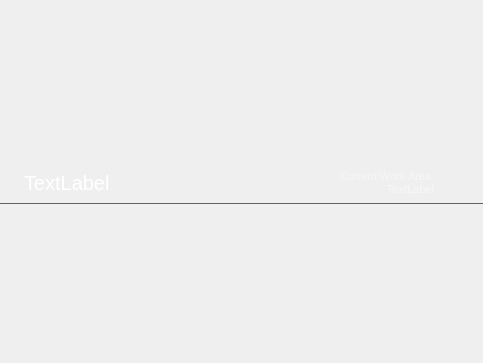
<?xml version="1.0" encoding="UTF-8"?>
<ui version="4.0">
 <class>TankForm</class>
 <widget class="QWidget" name="TankForm">
  <property name="geometry">
   <rect>
    <x>0</x>
    <y>0</y>
    <width>483</width>
    <height>363</height>
   </rect>
  </property>
  <property name="windowTitle">
   <string>Form</string>
  </property>
  <layout class="QVBoxLayout" name="verticalLayout_3">
   <property name="spacing">
    <number>0</number>
   </property>
   <property name="margin">
    <number>0</number>
   </property>
   <item>
    <widget class="QStackedWidget" name="stackedWidget">
     <property name="currentIndex">
      <number>0</number>
     </property>
     <widget class="QWidget" name="page_1">
      <property name="styleSheet">
       <string notr="true"/>
      </property>
      <layout class="QVBoxLayout" name="verticalLayout">
       <property name="spacing">
        <number>0</number>
       </property>
       <property name="margin">
        <number>0</number>
       </property>
       <item>
        <widget class="QGroupBox" name="top_group">
         <property name="minimumSize">
          <size>
           <width>0</width>
           <height>45</height>
          </size>
         </property>
         <property name="maximumSize">
          <size>
           <width>16777215</width>
           <height>45</height>
          </size>
         </property>
         <property name="styleSheet">
          <string notr="true">#top_group {
background-image: url(:/Tank.Platform.Qt/bg.png); 
border: none;
border-bottom:1px solid #606161
}

</string>
         </property>
         <property name="title">
          <string/>
         </property>
         <property name="flat">
          <bool>false</bool>
         </property>
         <layout class="QHBoxLayout" name="horizontalLayout">
          <property name="spacing">
           <number>0</number>
          </property>
          <property name="leftMargin">
           <number>4</number>
          </property>
          <property name="topMargin">
           <number>0</number>
          </property>
          <property name="rightMargin">
           <number>1</number>
          </property>
          <property name="bottomMargin">
           <number>1</number>
          </property>
          <item>
           <widget class="QLabel" name="tank_logo">
            <property name="sizePolicy">
             <sizepolicy hsizetype="Maximum" vsizetype="Preferred">
              <horstretch>0</horstretch>
              <verstretch>0</verstretch>
             </sizepolicy>
            </property>
            <property name="text">
             <string/>
            </property>
            <property name="pixmap">
             <pixmap resource="resources.qrc">:/Tank.Platform.Qt/tank_logo.png</pixmap>
            </property>
           </widget>
          </item>
          <item>
           <widget class="QLabel" name="label">
            <property name="styleSheet">
             <string notr="true">/* want this stylesheet to apply to the label but not the tooltip */
QLabel{
color: white;
font-size: 20px;
margin-left: 5px;
}</string>
            </property>
            <property name="text">
             <string>TextLabel</string>
            </property>
           </widget>
          </item>
          <item>
           <widget class="QLabel" name="lbl_context">
            <property name="toolTip">
             <string>foo bar</string>
            </property>
            <property name="styleSheet">
             <string notr="true">/* want this stylesheet to apply to the label but not the tooltip */
QLabel { color: rgba(250,250,250,180);
font-size: 11px;
margin-right: 8px;
} 


</string>
            </property>
            <property name="text">
             <string>Current Work Area:
TextLabel</string>
            </property>
            <property name="alignment">
             <set>Qt::AlignRight|Qt::AlignTrailing|Qt::AlignVCenter</set>
            </property>
           </widget>
          </item>
          <item>
           <widget class="QToolButton" name="details">
            <property name="minimumSize">
             <size>
              <width>34</width>
              <height>34</height>
             </size>
            </property>
            <property name="toolTip">
             <string>Click for Tank App Details</string>
            </property>
            <property name="styleSheet">
             <string notr="true">QToolButton{
width: 12px;
height: 20px;
background-image: url(:/Tank.Platform.Qt/arrow.png);
border: none;
background-color: none;
}


QToolButton:hover{
background-image: url(:/Tank.Platform.Qt/arrow_hover.png);
}

QToolButton:Pressed {
background-image: url(:/Tank.Platform.Qt/arrow_pressed.png);
}
</string>
            </property>
            <property name="text">
             <string/>
            </property>
            <property name="autoRaise">
             <bool>true</bool>
            </property>
           </widget>
          </item>
         </layout>
        </widget>
       </item>
       <item>
        <layout class="QVBoxLayout" name="target">
         <property name="spacing">
          <number>4</number>
         </property>
        </layout>
       </item>
      </layout>
     </widget>
     <widget class="QWidget" name="page_2">
      <property name="styleSheet">
       <string notr="true"/>
      </property>
      <layout class="QVBoxLayout" name="verticalLayout_2">
       <property name="margin">
        <number>1</number>
       </property>
       <item>
        <widget class="QGroupBox" name="page_2_group">
         <property name="minimumSize">
          <size>
           <width>0</width>
           <height>100</height>
          </size>
         </property>
         <property name="styleSheet">
          <string notr="true"/>
         </property>
         <property name="title">
          <string/>
         </property>
         <layout class="QHBoxLayout" name="horizontalLayout_2">
          <property name="spacing">
           <number>0</number>
          </property>
          <property name="margin">
           <number>0</number>
          </property>
          <item>
           <spacer name="horizontalSpacer">
            <property name="orientation">
             <enum>Qt::Horizontal</enum>
            </property>
            <property name="sizeHint" stdset="0">
             <size>
              <width>145</width>
              <height>20</height>
             </size>
            </property>
           </spacer>
          </item>
          <item>
           <widget class="QLabel" name="label_3">
            <property name="minimumSize">
             <size>
              <width>40</width>
              <height>0</height>
             </size>
            </property>
            <property name="maximumSize">
             <size>
              <width>40</width>
              <height>16777215</height>
             </size>
            </property>
            <property name="text">
             <string/>
            </property>
           </widget>
          </item>
          <item>
           <widget class="QGroupBox" name="gradient">
            <property name="minimumSize">
             <size>
              <width>11</width>
              <height>0</height>
             </size>
            </property>
            <property name="maximumSize">
             <size>
              <width>11</width>
              <height>16777215</height>
             </size>
            </property>
            <property name="styleSheet">
             <string notr="true">#gradient {
background-image: url(:/Tank.Platform.Qt/gradient.png); 
border: none;
}</string>
            </property>
            <property name="title">
             <string/>
            </property>
           </widget>
          </item>
          <item>
           <widget class="QTabWidget" name="tabWidget">
            <property name="minimumSize">
             <size>
              <width>400</width>
              <height>0</height>
             </size>
            </property>
            <property name="maximumSize">
             <size>
              <width>400</width>
              <height>16777215</height>
             </size>
            </property>
            <property name="tabPosition">
             <enum>QTabWidget::East</enum>
            </property>
            <property name="currentIndex">
             <number>0</number>
            </property>
            <widget class="QWidget" name="tab">
             <attribute name="title">
              <string>General Information</string>
             </attribute>
             <layout class="QVBoxLayout" name="verticalLayout_7">
              <item>
               <widget class="QLabel" name="label_6">
                <property name="styleSheet">
                 <string notr="true">font-size: 16px;
margin-top: 5px;</string>
                </property>
                <property name="text">
                 <string>General Information</string>
                </property>
               </widget>
              </item>
              <item>
               <widget class="Line" name="line_3">
                <property name="orientation">
                 <enum>Qt::Horizontal</enum>
                </property>
               </widget>
              </item>
              <item>
               <layout class="QHBoxLayout" name="horizontalLayout_4">
                <item>
                 <widget class="QLabel" name="app_icon">
                  <property name="minimumSize">
                   <size>
                    <width>64</width>
                    <height>64</height>
                   </size>
                  </property>
                  <property name="maximumSize">
                   <size>
                    <width>64</width>
                    <height>64</height>
                   </size>
                  </property>
                  <property name="text">
                   <string/>
                  </property>
                  <property name="pixmap">
                   <pixmap resource="resources.qrc">:/Tank.Platform.Qt/default_app_icon_256.png</pixmap>
                  </property>
                  <property name="scaledContents">
                   <bool>true</bool>
                  </property>
                  <property name="alignment">
                   <set>Qt::AlignCenter</set>
                  </property>
                 </widget>
                </item>
                <item>
                 <layout class="QVBoxLayout" name="verticalLayout_8">
                  <property name="spacing">
                   <number>1</number>
                  </property>
                  <item>
                   <widget class="QLabel" name="app_name">
                    <property name="styleSheet">
                     <string notr="true">font-size: 16px;
</string>
                    </property>
                    <property name="text">
                     <string>Publish And Snapshot</string>
                    </property>
                    <property name="alignment">
                     <set>Qt::AlignLeading|Qt::AlignLeft|Qt::AlignVCenter</set>
                    </property>
                   </widget>
                  </item>
                 </layout>
                </item>
               </layout>
              </item>
              <item>
               <widget class="QLabel" name="app_description">
                <property name="styleSheet">
                 <string notr="true">font-size: 12px</string>
                </property>
                <property name="text">
                 <string>Tools to see what is out of date in your scene etc etc.</string>
                </property>
                <property name="wordWrap">
                 <bool>true</bool>
                </property>
               </widget>
              </item>
              <item>
               <widget class="QLabel" name="app_tech_details">
                <property name="sizePolicy">
                 <sizepolicy hsizetype="Preferred" vsizetype="Preferred">
                  <horstretch>0</horstretch>
                  <verstretch>0</verstretch>
                 </sizepolicy>
                </property>
                <property name="minimumSize">
                 <size>
                  <width>0</width>
                  <height>22</height>
                 </size>
                </property>
                <property name="maximumSize">
                 <size>
                  <width>16777215</width>
                  <height>22</height>
                 </size>
                </property>
                <property name="styleSheet">
                 <string notr="true">font-size: 10px;
</string>
                </property>
                <property name="text">
                 <string>tk-multi-snapshot, v1.2.3</string>
                </property>
                <property name="alignment">
                 <set>Qt::AlignLeading|Qt::AlignLeft|Qt::AlignVCenter</set>
                </property>
               </widget>
              </item>
              <item>
               <layout class="QHBoxLayout" name="horizontalLayout_9">
                <property name="spacing">
                 <number>2</number>
                </property>
                <item>
                 <widget class="QToolButton" name="btn_documentation">
                  <property name="text">
                   <string>Documentation</string>
                  </property>
                 </widget>
                </item>
                <item>
                 <widget class="QToolButton" name="btn_support">
                  <property name="text">
                   <string>Help &amp;&amp; Support</string>
                  </property>
                 </widget>
                </item>
                <item>
                 <spacer name="horizontalSpacer_5">
                  <property name="orientation">
                   <enum>Qt::Horizontal</enum>
                  </property>
                  <property name="sizeHint" stdset="0">
                   <size>
                    <width>40</width>
                    <height>20</height>
                   </size>
                  </property>
                 </spacer>
                </item>
               </layout>
              </item>
              <item>
               <widget class="QLabel" name="label_5">
                <property name="styleSheet">
                 <string notr="true">font-size: 16px;
margin-top: 30px;</string>
                </property>
                <property name="text">
                 <string>Your Current Work Area</string>
                </property>
               </widget>
              </item>
              <item>
               <widget class="Line" name="line">
                <property name="orientation">
                 <enum>Qt::Horizontal</enum>
                </property>
               </widget>
              </item>
              <item>
               <widget class="QLabel" name="app_work_area_info">
                <property name="styleSheet">
                 <string notr="true">font-size: 12px; margin-bottom: 8px</string>
                </property>
                <property name="text">
                 <string>TextLabel</string>
                </property>
                <property name="wordWrap">
                 <bool>true</bool>
                </property>
               </widget>
              </item>
              <item>
               <layout class="QHBoxLayout" name="horizontalLayout_10">
                <property name="spacing">
                 <number>2</number>
                </property>
                <item>
                 <widget class="QToolButton" name="btn_file_system">
                  <property name="text">
                   <string>Jump to File System</string>
                  </property>
                 </widget>
                </item>
                <item>
                 <widget class="QToolButton" name="btn_shotgun">
                  <property name="text">
                   <string>Jump to Shotgun</string>
                  </property>
                 </widget>
                </item>
                <item>
                 <spacer name="horizontalSpacer_6">
                  <property name="orientation">
                   <enum>Qt::Horizontal</enum>
                  </property>
                  <property name="sizeHint" stdset="0">
                   <size>
                    <width>40</width>
                    <height>20</height>
                   </size>
                  </property>
                 </spacer>
                </item>
               </layout>
              </item>
              <item>
               <spacer name="verticalSpacer_2">
                <property name="orientation">
                 <enum>Qt::Vertical</enum>
                </property>
                <property name="sizeHint" stdset="0">
                 <size>
                  <width>20</width>
                  <height>40</height>
                 </size>
                </property>
               </spacer>
              </item>
             </layout>
            </widget>
            <widget class="QWidget" name="tab_2">
             <attribute name="title">
              <string>Configuration</string>
             </attribute>
             <layout class="QVBoxLayout" name="verticalLayout_6">
              <property name="margin">
               <number>5</number>
              </property>
              <item>
               <widget class="QScrollArea" name="page2_scroll">
                <property name="styleSheet">
                 <string notr="true">/* 
All labels inside this scroll area should be 12px font.
This is to avoid the UI looking different in different apps like
maya and nuke which all use slightly different style sheets.
 */
QLabel{
   font-size: 12px;
}</string>
                </property>
                <property name="widgetResizable">
                 <bool>true</bool>
                </property>
                <widget class="QWidget" name="page2_scrollcontents">
                 <property name="geometry">
                  <rect>
                   <x>0</x>
                   <y>0</y>
                   <width>335</width>
                   <height>59</height>
                  </rect>
                 </property>
                 <layout class="QVBoxLayout" name="verticalLayout_5">
                  <property name="spacing">
                   <number>4</number>
                  </property>
                  <item>
                   <layout class="QVBoxLayout" name="config_layout"/>
                  </item>
                  <item>
                   <layout class="QHBoxLayout" name="horizontalLayout_8">
                    <item>
                     <widget class="QToolButton" name="btn_reload">
                      <property name="text">
                       <string>Reload Engine and Apps</string>
                      </property>
                     </widget>
                    </item>
                    <item>
                     <widget class="QToolButton" name="btn_edit_config">
                      <property name="text">
                       <string>Edit Configuration</string>
                      </property>
                     </widget>
                    </item>
                    <item>
                     <widget class="QToolButton" name="btn_add_parameter">
                      <property name="text">
                       <string>+</string>
                      </property>
                     </widget>
                    </item>
                    <item>
                     <spacer name="horizontalSpacer_4">
                      <property name="orientation">
                       <enum>Qt::Horizontal</enum>
                      </property>
                      <property name="sizeHint" stdset="0">
                       <size>
                        <width>40</width>
                        <height>20</height>
                       </size>
                      </property>
                     </spacer>
                    </item>
                   </layout>
                  </item>
                  <item>
                   <spacer name="verticalSpacer">
                    <property name="orientation">
                     <enum>Qt::Vertical</enum>
                    </property>
                    <property name="sizeHint" stdset="0">
                     <size>
                      <width>20</width>
                      <height>40</height>
                     </size>
                    </property>
                   </spacer>
                  </item>
                 </layout>
                </widget>
               </widget>
              </item>
             </layout>
            </widget>
           </widget>
          </item>
         </layout>
        </widget>
       </item>
      </layout>
     </widget>
    </widget>
   </item>
  </layout>
 </widget>
 <resources>
  <include location="resources.qrc"/>
 </resources>
 <connections/>
</ui>
